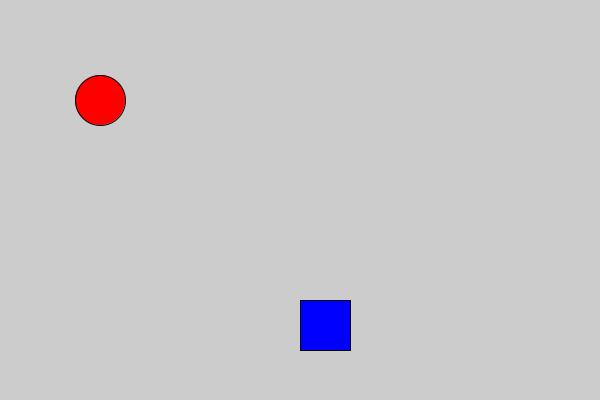
Frame 1 (no input)
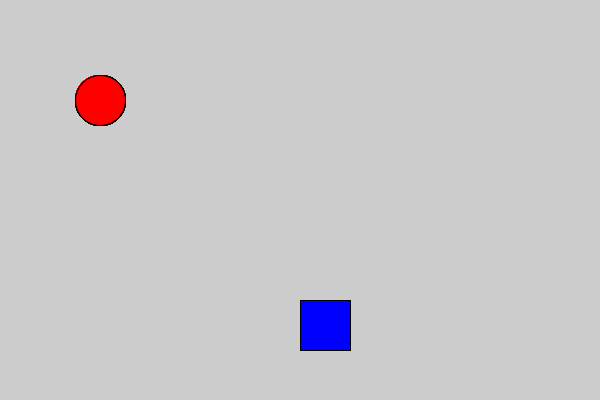
Frame 60 (the mouse pressed at the canvas centre just before this capture)
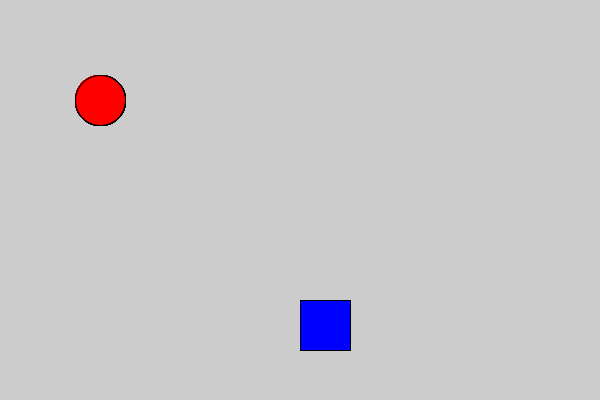
Frame 120 (the mouse held since frame 60 and released just before this capture)

The Processing sketch that drew these frames (run headless with seeded random() and noise(); from frame 60 on, the mouse is pressed at the canvas centre):

// Processing sketch: sketch_141227a
// ── sketch_141227a.pde
void setup(){
  size(600,400);
  smooth();
}
void draw(){
   
int num = 1;

switch(num) {
  case 0: 
    println("Zero");  // Does not execute
    break;
  case 1: 
    println("One");  // Prints "One"
    fill(255,0,0);
    ellipse(100,100,50,50);
    break;
}
char letter = 'N';

switch(letter) {
  case 'A': 
    println("Alpha");  // Does not execute
    fill (0,255,0);
    rect(200,200,50,50);
    break;
  case 'B': 
    println("Bravo");  // Does not execute
    break;
  default:             // Default executes if the case labels
    fill(0,0,255);
    rect(300,300,50,50);
   println("None");   // don't match the switch parameter
    break;
}
// Removing a "break" enables testing
// for more than one value at once



switch(letter) {
  case 'a':
  case 'A': 
    println("Alpha");  // Does not execute
    break;
  case 'b':
  case 'B': 
    println("Bravo");  // Prints "Bravo"
    break;
}

  
}
